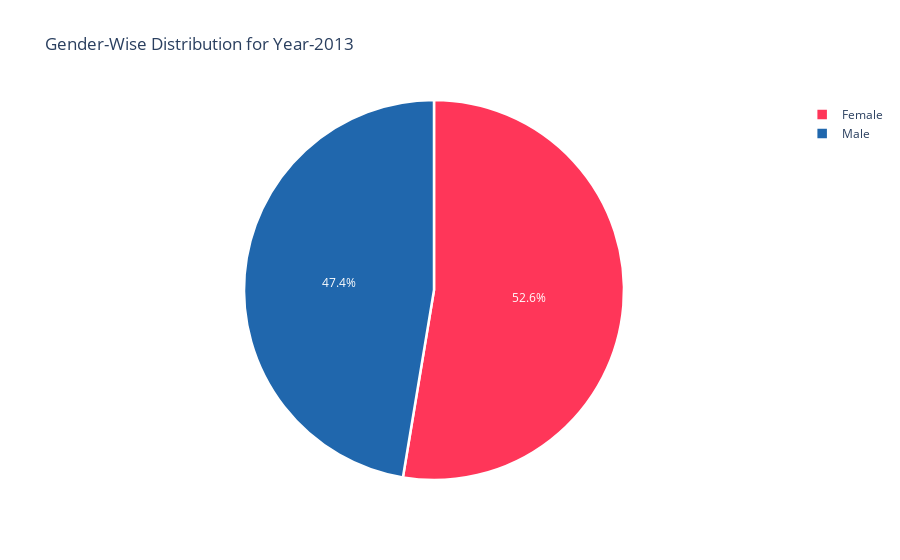

Notebook cell for this chart:
### Code cell
temp_df = popData.loc[popData['Year'] == 2013].groupby(['Gender'])['Population'].sum()

trace = go.Pie(labels = temp_df.index,
               values = temp_df.values,
               marker = dict(colors=['#FF3659','#2067AD'], line = dict(color='#FFFFFF', width=2.5))
              )

data = [trace]
layout = go.Layout(title="Gender-Wise Distribution for Year-2013")
fig = go.Figure(data=data, layout=layout)

plotly.offline.iplot(fig)

### Figure 1 — Plotly figure (JSON) as saved in the notebook; plotly's stock layout.template omitted (floating-point values rounded to 4 significant figures)
{"data": [{"labels": ["Female", "Male"], "marker": {"colors": ["#FF3659", "#2067AD"], "line": {"color": "#FFFFFF", "width": 2.5}}, "type": "pie", "values": [848121, 763701]}], "layout": {"title": {"text": "Gender-Wise Distribution for Year-2013"}}}
